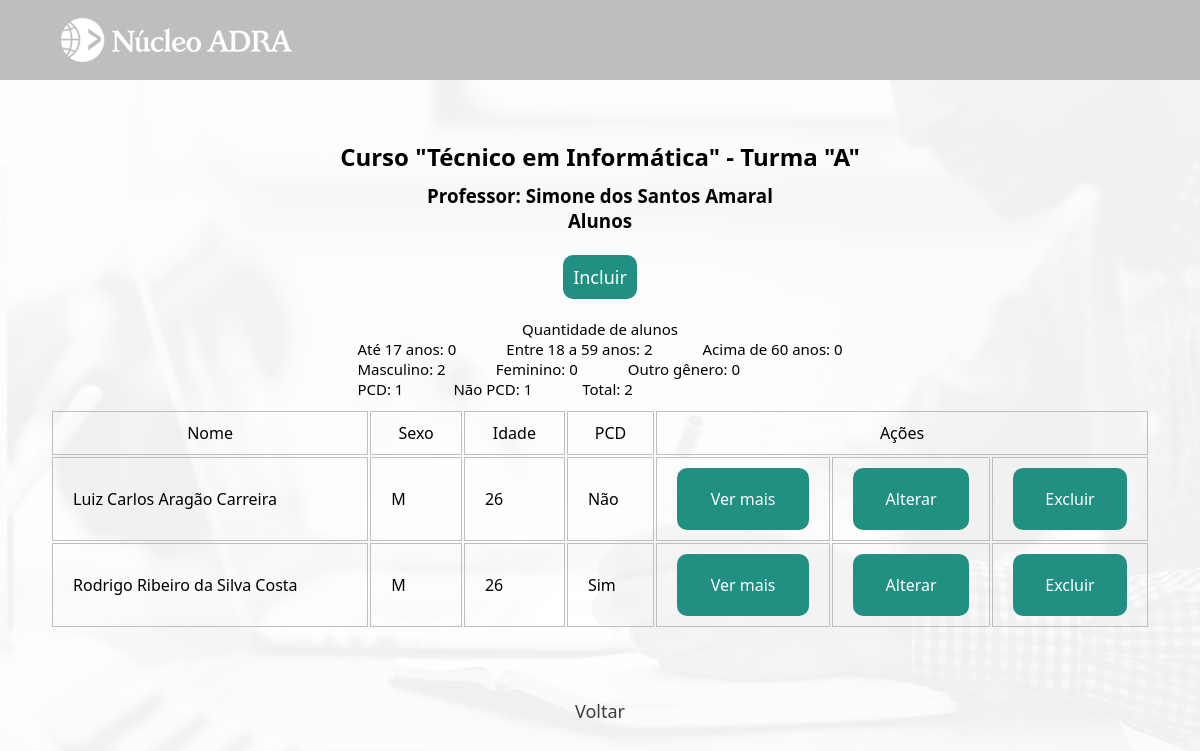
Screenshot of /institucional/curso/turma/aluno/index.php?c=4&t=3 with the database file from the repository.
### tables this page shows
CREATE TABLE IF NOT EXISTS `curso` (
  `id_curso` int UNSIGNED NOT NULL AUTO_INCREMENT,
  `nome` varchar(45) NOT NULL,
  `sigla` varchar(5) DEFAULT NULL,
  `descricao` text NOT NULL,
  `area` varchar(40) NOT NULL,
  `ch` smallint UNSIGNED DEFAULT NULL,
  `periodo` enum('M','V','N') DEFAULT NULL,
  `curso_inicio` date DEFAULT NULL,
  `curso_fim` date DEFAULT NULL,
  `hora_inicio` char(5) DEFAULT NULL,
  `hora_fim` char(5) DEFAULT NULL,
  `valor` decimal(6,2) UNSIGNED DEFAULT NULL,
  PRIMARY KEY (`id_curso`)
);

CREATE TABLE IF NOT EXISTS `turma` (
  `id` int UNSIGNED NOT NULL AUTO_INCREMENT,
  `codigo` char(2) NOT NULL,
  `curso_id_curso` int UNSIGNED NOT NULL,
  `sala` varchar(20) DEFAULT NULL,
  PRIMARY KEY (`id`,`curso_id_curso`),
  KEY `fk_turma_curso1_idx` (`curso_id_curso`)
);

CREATE TABLE IF NOT EXISTS `professor` (
  `id_professor` int UNSIGNED NOT NULL AUTO_INCREMENT,
  `nome_completo` varchar(40) NOT NULL,
  `nome` varchar(50) NOT NULL,
  `sobrenome` varchar(50) NOT NULL,
  `sexo` varchar(1) NOT NULL,
  `email` varchar(100) NOT NULL,
  `nascimento` date NOT NULL,
  `endereco_id` int UNSIGNED NOT NULL,
  `login` varchar(15) NOT NULL,
  `senha` varchar(8) NOT NULL,
  `telefone` varchar(15) DEFAULT NULL,
  `imagem` text,
  PRIMARY KEY (`id_professor`),
  KEY `fk_professor_endereco1_idx` (`endereco_id`)
);

CREATE TABLE IF NOT EXISTS `aluno` (
  `id` int UNSIGNED NOT NULL AUTO_INCREMENT,
  `nome_completo` varchar(80) DEFAULT NULL,
  `nome` varchar(45) DEFAULT NULL,
  `sobrenome` varchar(45) DEFAULT NULL,
  `sexo` enum('F','M') DEFAULT NULL,
  `email` varchar(100) DEFAULT NULL,
  `nascimento` date DEFAULT NULL,
  `rg` char(12) DEFAULT NULL,
  `cpf` char(14) DEFAULT NULL,
  `pcd` tinyint DEFAULT NULL,
  `pcd_desc` varchar(255) DEFAULT NULL,
  `login` varchar(20) DEFAULT NULL,
  `senha` varchar(255) DEFAULT NULL,
  `telefone` varchar(15) DEFAULT NULL,
  `endereco_id` int UNSIGNED DEFAULT NULL,
  `imagem` text,
  PRIMARY KEY (`id`),
  UNIQUE KEY `cpf_UNIQUE` (`cpf`),
  UNIQUE KEY `rg_UNIQUE` (`rg`),
  UNIQUE KEY `email_UNIQUE` (`email`),
  UNIQUE KEY `login_UNIQUE` (`login`),
  KEY `fk_aluno_endereco1_idx` (`endereco_id`)
);

### institucional/curso/turma/aluno/index.php (the view, shortened to what this page needs)
<?php
    require_once "../../../../util/config.php";
    $idCurso = $_GET['c'];
    $idTurma = $_GET['t'];
    $info_total = 0;
    $info_17 = 0;
    $info_18_59 = 0;
    $info_60 = 0;
    $info_masculino = 0;
    $info_feminino = 0;
    $info_outro_genero = 0;
    $info_sim_pcd = 0;
    $info_nao_pcd = 0;
    $sql_info = "SELECT * FROM aluno";
    $result_info = mysqli_query($link, $sql_info);
    while($row = mysqli_fetch_array($result_info)){
        $info_total += 1;
        $nascimento = date("Y-m-d", strtotime($row['nascimento']));
        $dataNascimento = new DateTime($nascimento);
        $dataAtual = new DateTime();
        $diferenca = $dataAtual->diff($dataNascimento);
        $idade = $diferenca->y;
        if($idade >= 18 && $idade <= 59){
            $info_18_59 += 1;
        }
        if($row['sexo'] == 'M'){
            $info_masculino += 1;
        }
        if($row['pcd'] == 1){
            $info_sim_pcd += 1;
        }
        if($row['pcd'] == 0){
            $info_nao_pcd += 1;
        }
    }
    $sql_1 = "SELECT * FROM curso";
    $result_1 = mysqli_query($link, $sql_1);
    while($row = mysqli_fetch_array($result_1)){
        if($idCurso == $row['id_curso']){
            $nomeCurso = $row['nome'];
        }
    }
    $sql_3 = "SELECT * FROM turma";
    $result_3 = mysqli_query($link, $sql_3);
    while($row = mysqli_fetch_array($result_3)){
        if($idTurma == $row['id']){
            $turma = $row['codigo'];
        }
    }
    $sql_5 = "SELECT * FROM professor_turma";
    $result_5 = mysqli_query($link, $sql_5);
    while($row = mysqli_fetch_array($result_5)){
        if($row['turma_id'] == $idTurma){
            $idProfessor = $row['professor_id'];
            $sql_6 = "SELECT * FROM professor";
            $result_6 = mysqli_query($link, $sql_6);
            while($row = mysqli_fetch_array($result_6)){
                if($row['id_professor'] == $idProfessor){
                    $nomeProfessor = $row['nome_completo'];
                }
            }
        }
    }
?>
<!DOCTYPE html>
<html lang="pt-br">
<head>
    <link rel="stylesheet" href="../../../../css/mural.css">
</head>
<body>
<header>
        <main>
            <div class="cabecalho-conteudo">
                <a href="../../../administrador.php">
                <div id="logo" class="opcoes-nav">
                    <img src="../../../../imagens/nucleo-adra-branco-232x48.png" alt="logo-adra">
                </div>
                </a>
                <a href="../../../usuario.php">
                <div id="perfil" class="opcoes-nav">
                </div>
                </a>
            </div>
        </main>
    </header>
    <div class="container-admin">
    <h2>Curso "<?php echo $nomeCurso?>" - Turma "<?php echo $turma?>"</h2>
    <h3>Professor: <?php echo $nomeProfessor?></h3>
    <h3>Alunos</h3>
    <br>
    <p><a href="create.php?c=<?php echo $idCurso; ?>&t=<?php echo $idTurma; ?>" class="incluir">Incluir</a></p>
    <div class="info_data_container">
        <div class="info_data_titulo">
            Quantidade de alunos
        </div>
        <div class="info_caixa">
            <div class="info_17">
                Até 17 anos: <?php echo $info_17 ?>
            </div>
            <div class="info_18_59">
                Entre 18 a 59 anos: <?php echo $info_18_59 ?>
            </div>
            <div class="info_60">
                Acima de 60 anos: <?php echo $info_60 ?>
            </div>
        </div>
        <div class="info_caixa">
            <div class="info_masculino">
                Masculino: <?php echo $info_masculino ?>
            </div>
            <div class="info_feminino">
                Feminino: <?php  echo $info_feminino ?>
            </div>
            <div class="info_outro_genero">
                Outro gênero: <?php echo $info_outro_genero ?>
            </div>
        </div>
        <div class="info_caixa">
            <div class="info_sim_pcd">
                PCD: <?php echo $info_sim_pcd ?>
            </div>
            <div class="info_nao_pcd">
                Não PCD: <?php echo $info_nao_pcd ?>
            </div>
            <div class="total">
                Total: <?php echo $info_total ?>
            </div>
        </div>
    </div>
    <table border="0" class="tabela-admin">
        <tr class="tabela-titulo">
            <td><center>Nome</center></td>
            <td><center>Sexo</center></td>
            <td><center>Idade</center></td>
            <td><center>PCD</center></td>
            <td colspan="4"><center>Ações</center></td>
        </tr>
        <?php
        $sql_2 = "SELECT * FROM aluno_has_turma";
        $result_2 = mysqli_query($link, $sql_2);
        while($row = mysqli_fetch_array($result_2)){
            if($idTurma == $row['turma_id']){
                $alunoTurma = $row['aluno_id'];
            $sql_3 = "SELECT * FROM aluno";
            $result_3 = mysqli_query($link, $sql_3);
            while($row = mysqli_fetch_array($result_3)){
                if($alunoTurma == $row['id']){
                        ?>
        <tr class="tabela-linha">
            <td><?php echo($row['nome_completo']);?></td>
            <td><?php echo($row['sexo']);?></td>
            <td><?php echo($idade); ?></td>
            <td><?php
             if($row['pcd'] == 1){
                echo "Sim";
             }else{
                echo "Não";
             }
             ?></td>
            <td><?php echo('<a href="read.php?id='.$row['id'].'&t='.$idTurma.'&c='.$idCurso.'" class="crud_link">Ver mais</a>')?></td>
            <td><?php echo('<a href="update.php?id='.$row['id'].'&t='.$idTurma.'&c='.$idCurso.'" class="crud_link">Alterar</a>')?></td>
            <td><?php echo('<a href="delete.php?id='.$row['id'].'&t='.$idTurma.'&c='.$idCurso.'" class="crud_link">Excluir</a>')?></td>
        </tr>
        <?php }
            }
        }
    } ?>
    </table>
    </div>
    <div class="voltar">
        <p><a href='../index.php?c=<?php echo($idCurso)?>'>Voltar</a></p>
    </div>
</body>
</html>

### css/mural.css (style rules this page uses)
* { padding: 0; margin: 0; box-sizing: border-box; font-family:'Segoe UI', Tahoma, Geneva, Verdana, sans-serif; }
body { background: url("../imagens/Professor-icone-branco.png") no-repeat center center fixed; background-size: cover; -webkit-background-size: cover; -moz-background-size: cover; -o-background-size: cover; }
header { height: 10vh; background-color: #bebebe; display: flex; align-items: center; justify-content: center; }
main div { color: white; font-size: 20px; display: flex; justify-content: space-between; align-items: center; }
.cabecalho-conteudo { margin: 0 auto; padding: 0; display: flex; width: 90vw; height: 48px; justify-content: space-between; align-items: center; }
.opcoes-nav { display: flex; gap: 50px; height: 10vh; }
main a { text-decoration: none; }
#logo { cursor: pointer; }
#perfil { display: flex; align-items: center; justify-content: center; cursor: pointer; overflow: hidden; width: 48px; height: 48px; border-radius: 100%; }
table { width: 100%; }
table td { border: 1px solid #bebebe; padding: 10px 20px; }
p { margin: 10px 0; font-size: 18px; }
.container-admin { padding: 50px; width: 100vw; display: flex; flex-direction: column; align-items: center; }
.incluir { cursor: pointer; background-color: #218f82; padding: 10px; border-radius: 10px; color: white; text-decoration: none; }
.crud_link { color: white; padding: 20px; display: flex; flex-direction: column; align-items: center; text-decoration: none; background-color: #218f82; border-radius: 10px; }
.container-admin h2 { margin: 10px 0; }
.tabela-admin { margin-top: 10px; }
.voltar a { display:flex; justify-content: center; text-decoration: none; cursor: pointer; padding: 10px; border-radius: 10px; color: rgb(61, 61, 61); }
.info_data_container { margin-top: 20px; }
.info_data_titulo { text-align: center; font-size: 15px; font-weight: 500; }
.info_caixa { display: flex; gap: 50px; font-size: 15px; }

### rows the page displays
curso: nome "Técnico em Informática"
turma: codigo "A"
professor: nome_completo "Simone dos Santos Amaral"
aluno: nome_completo "Luiz Carlos Aragão Carreira", sexo "M", pcd "Não"
aluno: nome_completo "Rodrigo Ribeiro da Silva Costa", sexo "M", pcd "Sim"

### other values shown
$info_17 "0"
$info_18_59 "2"
$info_60 "0"
$info_masculino "2"
$info_feminino "0"
$info_outro_genero "0"
$info_sim_pcd "1"
$info_nao_pcd "1"
$info_total "2"
